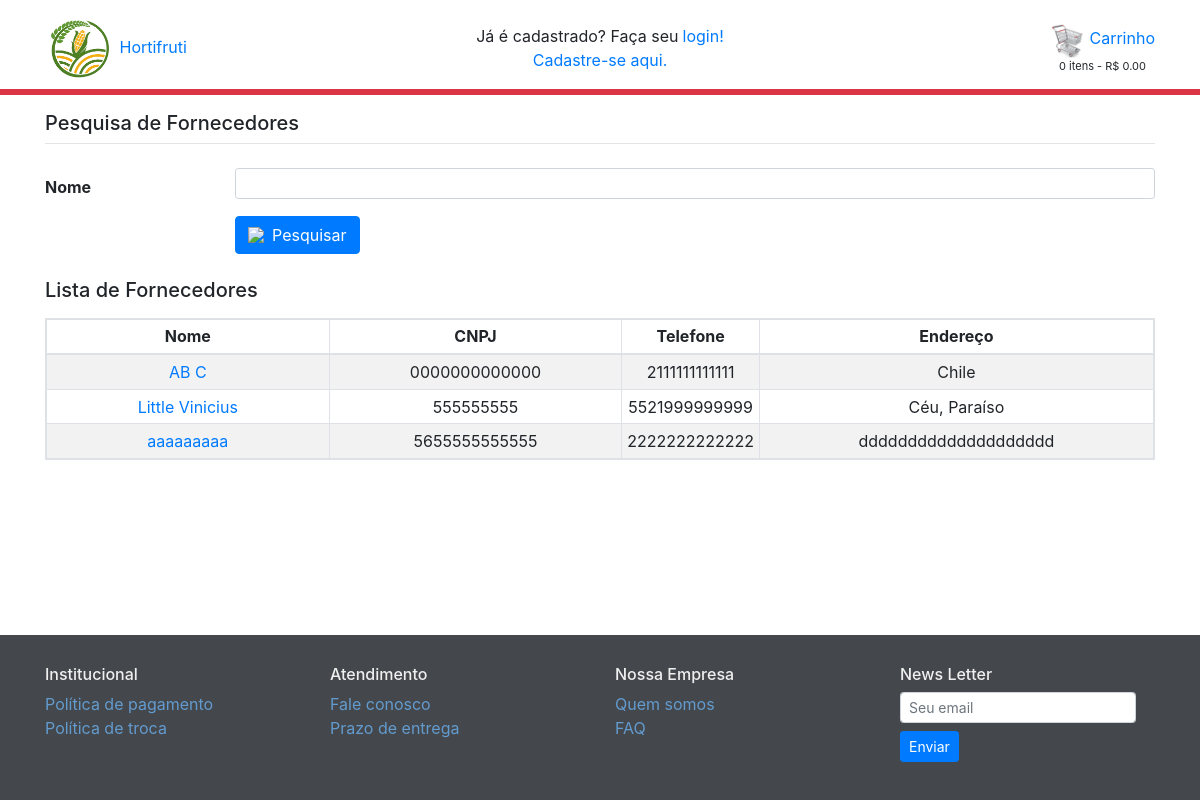
The page /fornecedor/lista_fornecedor/ on the database as committed earlier.
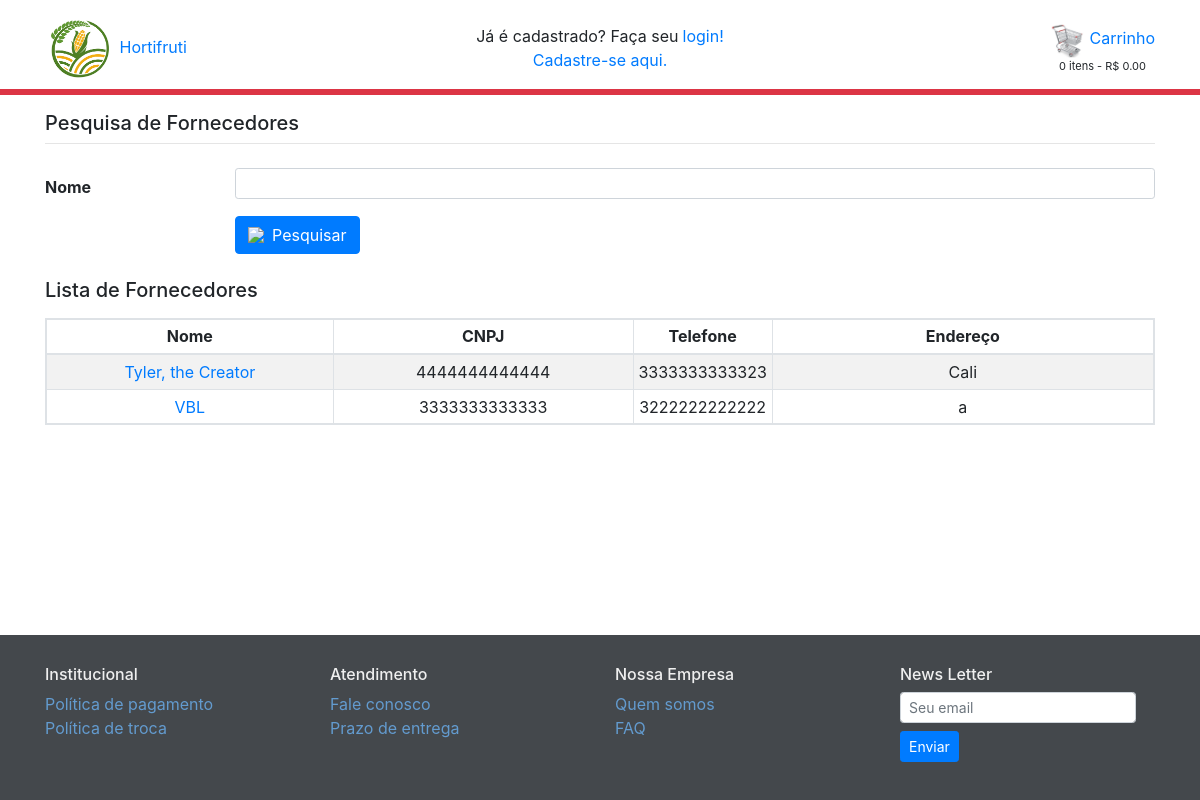
The same page on the database as committed later.
### fornecedor/models.py (models this page shows, shortened)
class Fornecedor(models.Model):
    cnpj = models.CharField(max_length=18, unique=True)
    nome = models.CharField(max_length=100)
    telefone = models.CharField(max_length=13, unique=True)
    endereco = models.CharField(max_length=120, unique=True)
    class Meta:
        db_table='fornecedor'
        verbose_name_plural = 'fornecedores'
    def __str__(self):
        return self.nome

### fornecedor/views.py (the view)
# urls.py: path('lista_fornecedor/', views.lista_fornecedor, name='lista_fornecedor'),
def lista_fornecedor(request):
    form = PesquisaFornecedorForm(request.GET)
    if form.is_valid():
        nome = form.cleaned_data['nome']
        lista_de_fornecedors = Fornecedor.objects\
                                   .filter(nome__icontains=nome)\
                                   .order_by('nome')
        paginator = Paginator(lista_de_fornecedors, 3)
        pagina = request.GET.get('pagina')
        page_obj = paginator.get_page(pagina)
        print("list: ", lista_de_fornecedors)
        print("page_obj: ", page_obj)
        return render(request, 'fornecedor/pesquisa_fornecedor.html', { 'fornecedores': page_obj,
                                                                  'form': form,
                                                                  'nome': nome })
    else:
        raise ValueError('Ocorreu um erro inesperado ao tentar recuperar um fornecedor.')

### fornecedor/forms.py
class PesquisaFornecedorForm(forms.Form):
    nome = forms.CharField(
        widget=forms.TextInput(attrs={'class': 'form-control form-control-sm', 'maxlength': '100'}),
        required=False)

### carrinho/carrinho.py (called while the page is built)
    def get_preco_carrinho(self):
        return sum(Decimal(item['preco_total']) for item in self.carrinho.values())

    def get_quantidade_carrinho(self):
        return sum(item['quantidade'] for item in self.carrinho.values())

### carrinho/context_processors.py (called while the page is built)
def calcula_totais_carrinho(request):
    carrinho = Carrinho(request)
    quantidade = carrinho.get_quantidade_carrinho()
    preco_carrinho = carrinho.get_preco_carrinho()
    return {
        'quantidade': quantidade,
        'preco_carrinho': preco_carrinho
    }

### fornecedor/templates/fornecedor/pesquisa_fornecedor.html (shortened to what this page needs)
{% extends 'base.html' %}
{% load static %}
{% block corpo %}
   <div class='mb-4'>
      <h5>Pesquisa de Fornecedores</h5>
      <hr class='mt-0'>
   </div>
   <form action="" method ='GET' class="mb-4">
      <div class='form-group row' style='margin-bottom: 10px;'>
         <label for='id_nome' class='col-lg-2 col-form-label font-weight-bold'>
            Nome
         </label>
         <div class='col-lg-10'>
            {{ form.nome }}
         </div>
      </div>
      <div class='form-group row'>
         <div class="col-lg-10 offset-lg-2">
            <button type='submit' class='btn btn-primary'>
               <div class="d-flex align-items-center">
                  <img src="{% static 'images/skin/binoculo.png' %}" class="mr-2">Pesquisar
               </div>
            </button>
         </div>
      </div>
   </form>
      {% if fornecedores %}
         <h5 class="mb-3">Lista de Fornecedores</h5>
         <table
                class='table table-striped table-sm table-bordered table-responsive mb-4'>
            <thead>
               <tr>
                  <th class='text-center'>Nome</th>
                  <th class='text-center'>CNPJ</th>
                  <th class='text-center'>Telefone</th>
                  <th class='text-center'>Endereço</th>
               </tr>
            </thead>
            <tbody>
               {% for fornecedor in fornecedores %}
                  <tr>
                     <td style="width:30%;" class="text-center align-middle">
                        <a href = "{% url 'fornecedor:exibe_fornecedor' fornecedor.id %}">
                           {{fornecedor.nome}}
                        </a>
                     </td>
                     <td style="width:30%;" class="text-center align-middle">
                        {{fornecedor.cnpj}}
                     </td>
                     <td class="text-center align-middle">
                        {{ fornecedor.telefone }}
                     </td>
                     <td style="width:80%" class="text-center align-middle">
                        {{ fornecedor.endereco }}
                     </td>
                  </tr>
               {% endfor %}
            </tbody>
         </table>
      {% endif %}
{% endblock %}

Rows that differ between the two databases and show on the page:
removed Fornecedor: nome "AB C", cnpj "0000000000000", telefone "2111111111111", endereco "Chile"
removed Fornecedor: nome "Little Vinicius", cnpj "555555555", telefone "5521999999999", endereco "Céu, Paraíso"
removed Fornecedor: nome "aaaaaaaaa", cnpj "5655555555555", telefone "2222222222222", endereco "dddddddddddddddddddd"
added Fornecedor: nome "Tyler, the Creator", cnpj "4444444444444", telefone "3333333333323", endereco "Cali"
added Fornecedor: nome "VBL", cnpj "3333333333333", telefone "3222222222222", endereco "a"
